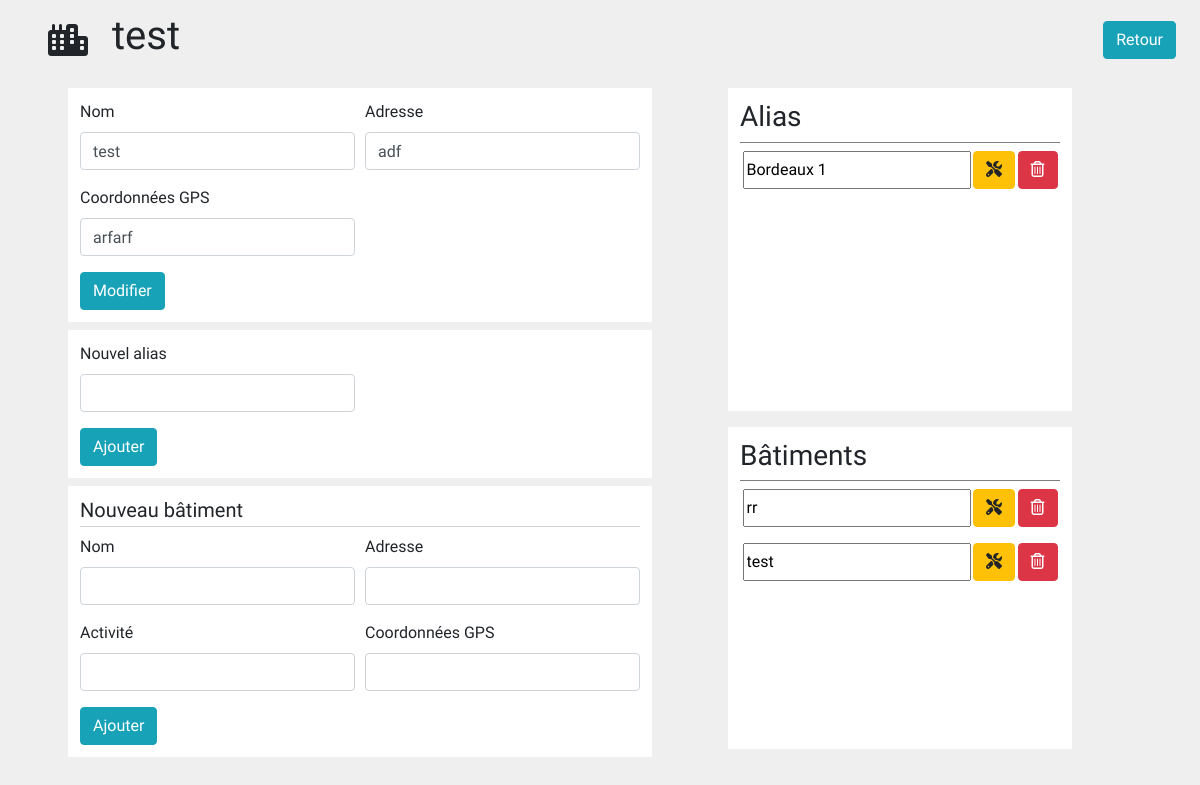
The page /edit/campus/1 on the database as committed earlier.
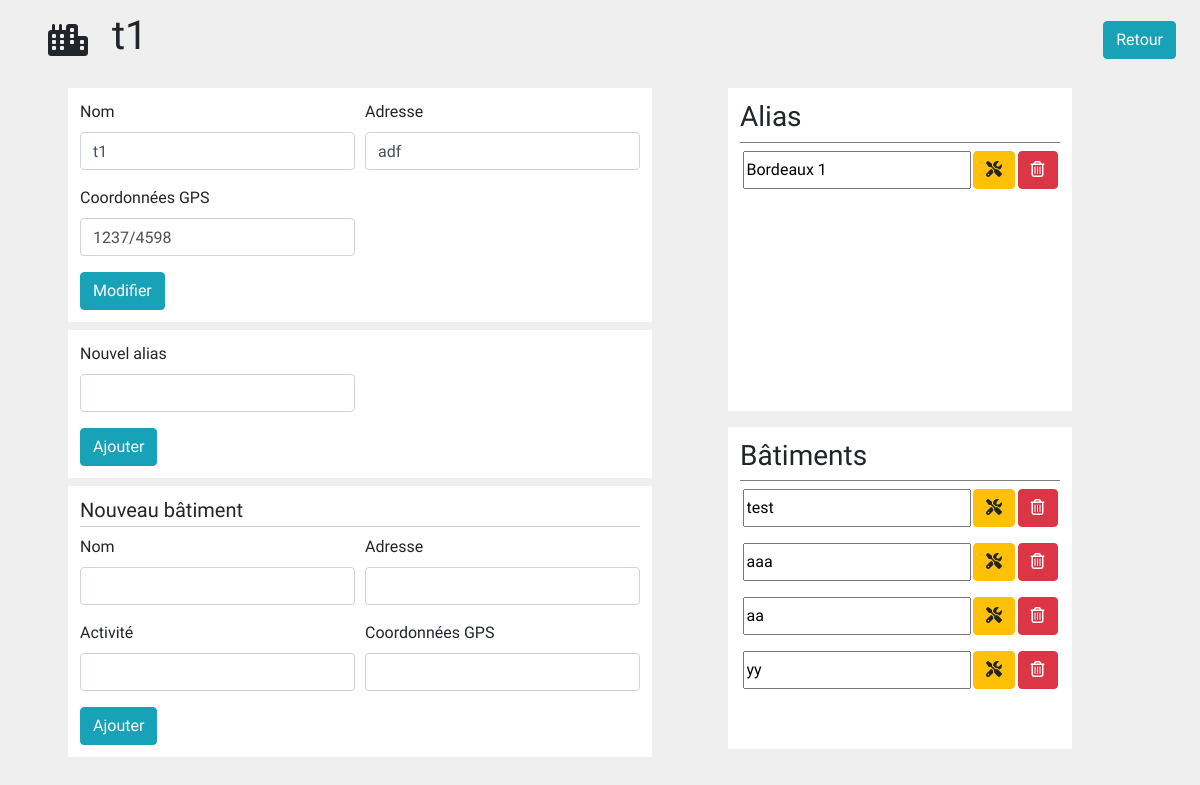
The same page on the database as committed later.
### localisation/models.py (models this page shows)
class Campus(models.Model):
    name = models.CharField(max_length = 255)
    address = models.CharField(max_length = 500, default= "")
    coordinates =  models.CharField(max_length = 500, default= "")
    class Meta:
        db_table = 'Campus'

class SynonymCampus(models.Model):
    id_campus = models.ForeignKey('Campus' ,on_delete=models.CASCADE)
    value = models.CharField(max_length = 255)

class Building(models.Model):
    name = models.CharField(max_length = 255)
    main_activity = models.CharField(max_length = 255, default= "")
    address = models.CharField(max_length = 500, default= "")
    coordinates =  models.CharField(max_length = 500, default= "")
    id_campus = models.ForeignKey('Campus' ,on_delete=models.CASCADE, default=DEFAULT_ID)
    class Meta:
        db_table = 'Building'

### managementTool/views.py (the view)
# urls.py: path('edit/campus/<id>' , views.edit_campus , name = 'edit_campus'),
def edit_campus(request,id):
    campus = Campus.objects.get(id = id)
    buildings = Building.objects.filter(id_campus = id)
    synonyms = SynonymCampus.objects.filter(id_campus = id)
    return render(request , 'edit.html', {'type':'campus', 'campus' : campus, 'buildings' : buildings, 'synonyms' : synonyms})

### managementTool/templates/edit.html (shortened to what the changed rows need)
{% extends 'layout.html' %}
{% block body %}
<div class="edit-background">
  <div class="edit-title">
      <div class="">
        {%if type == 'building' %} <i class="fas fa-building"></i> {% elif type == 'room' %} <i class="fas fa-door-closed"></i> {% elif type == 'campus' %} <i class="fas fa-city"></i> {% endif %}
        <h1>{%if type == 'building' %} {{building.name}} {% elif type == 'room' %} {{room.name}} {% elif type == 'campus' %} {{campus.name}} {% endif %}</h1>
      </div>
  </div>
  <div class="edit-body">
      <div class="edit-component edit-left-box">
          <div class="edit-box edit-building-informations">
              <form action="{%if type == 'building' %}{{building.id}}{% elif type == 'room' %}{{room.id}}{% elif type == 'campus' %}{{campus.id}}{% endif %}/edit_informations" method="POST">
                  <div class="form-row">
                      <div class="form-group col-md-6">
                          <label for="name">Nom</label>
                          <input type="text" class="form-control" name="name" value="{%if type == 'building' %}{{building.name}}{% elif type == 'room' %}{{room.name}}{% elif type == 'campus' %}{{campus.name}}{% endif %}" pattern="[a-zA-Z0-9-' ,éèàêÉÈÀÇçùëö]{1,250}">
                      </div>
                      <div class="form-group col-md-6">
                          {%if type == 'building' or type == 'campus'%}
                            <label for="address">Adresse</label>
                            <input type="text" class="form-control" name="address" value="{%if type == 'building' %}{{building.address}}{% elif type == 'campus' %}{{campus.address}}{% endif %}" pattern="[a-zA-Z0-9-' ,éèàêÉÈÀÇçùëö]{1,250}">
                          {% elif type == 'room' %}
                            <label for="stage">Étage</label>
                            <input type="number" class="form-control" name="stage" pattern="[0-9]+" value="{{room.floor}}" id="stage">
                          {% endif %}
                      </div>
                  </div>
                  <div class="form-row">
                      {%if type == 'building' or type == 'campus'%}
                        <div class="form-group col-md-6">
                            <label for="coordinatesGPS">Coordonnées GPS</label>
                            <input type="text" class="form-control" name="coordinatesGPS" value="{%if type == 'building' %}{{building.coordinates}}{% elif type == 'campus' %}{{campus.coordinates}}{% endif %}" pattern="[-]{0,1}[0-9]{1,2}.[0-9]{5}/[-]{0,1}[0-9]{1,2}.[0-9]{5}">
                        </div>
                      {% endif %}
                  </div>
              </form>
          </div>
      </div>
      <div class="edit-component edit-right-box">
          <div class="edit-box">
              <div class="edit-list">
                {% for s in synonyms %}
                  <div class="edit-list-line">
                      <input type="text" value="{{s.value}}" name='edit_alias'>
                      <a onclick="edit_alias('{%if type == 'building' %}/edit/building/{{building.id}}/edit_synonym/{{s.id}}{% elif type == 'campus' %}/edit/campus/{{campus.id}}/edit_synonym/{{s.id}}{% elif type == 'room' %}/edit/room/{{room.id}}/edit_synonym/{{s.id}}{% endif %}')" href="#" class="btn btn-warning"><i class="fas fa-tools"></i></a>
                      <a href="{%if type == 'building' %}/edit/building/{{building.id}}/delete_synonym/{{s.id}}{% elif type == 'campus' %}/edit/campus/{{campus.id}}/delete_synonym/{{s.id}}{% elif type == 'room' %}/edit/room/{{room.id}}/delete_synonym/{{s.id}}{% endif %}" class="btn btn-danger" onclick=""><i class="far fa-trash-alt"></i></a>
                  </div>
                {% endfor %}
              </div>
          </div>
          {%if type == 'building' or type == 'campus'%}
          <div class="edit-box">
              <div class="edit-list">
                {%if type == 'building' %}
                  {% for r in rooms %}
                    <div class="edit-list-line">
                        <input type="text" value="{{r.name}}">
                        <a href="/edit/room/{{r.id}}" class="btn btn-warning"><i class="fas fa-tools"></i></a>
                        <a href="/edit/building/{{building.id}}/delete/{{r.id}}" class="btn btn-danger" onclick=""><i class="far fa-trash-alt"></i></a>
                    </div>
                  {% endfor %}
                {% elif type == 'campus' %}
                  {% for b in buildings %}
                    <div class="edit-list-line">
                        <input type="text" value="{{b.name}}">
                        <a href="/edit/building/{{b.id}}" class="btn btn-warning"><i class="fas fa-tools"></i></a>
                        <a href="/edit/campus/{{campus.id}}/delete/{{b.id}}" class="btn btn-danger" onclick=""><i class="far fa-trash-alt"></i></a>
                    </div>
                  {% endfor %}
                {% endif %}
              </div>
          </div>
          {% endif %}
      </div>
  </div>
</div>
{% endblock %}

Rows that differ between the two databases and show on the page:
no longer on this page (row edited): Building: name "rr"
changed Campus "adf": name "test" → "t1"; coordinatesGPS "arfarf" → "1237/4598"
added Building: name "aaa"
added Building: name "aa"
added Building: name "yy"
